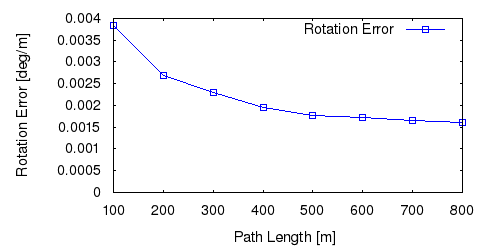

The script that saved this image:
set term postscript eps enhanced color
set output "20_rl.eps"
set size ratio 0.5
set yrange [0:*]
set xlabel "Path Length [m]"
set ylabel "Rotation Error [deg/m]"
plot "20_rl.txt" using 1:($2*57.3) title 'Rotation Error' lc rgb "#0000FF" pt 4 w linespoints
